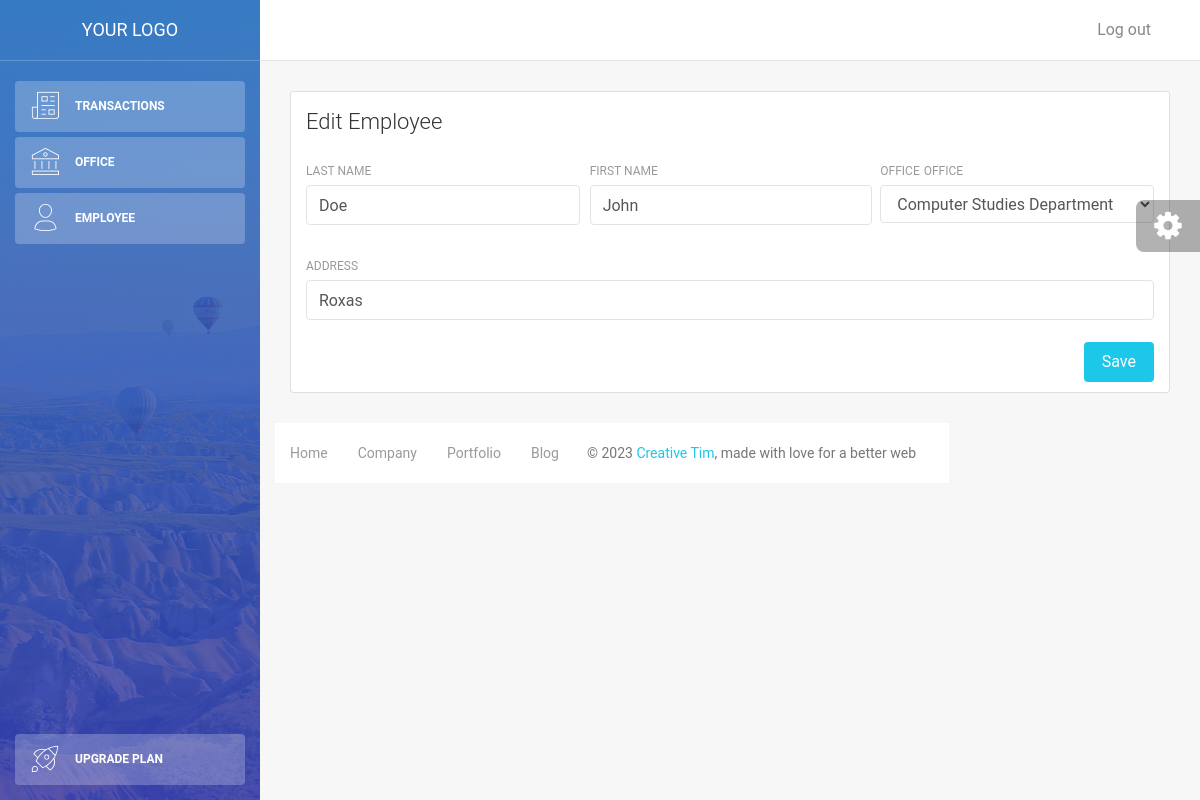
/employee-edit.php?id=2, run on the app's committed database.
### tables this page shows
CREATE TABLE `employee` (
  `id` int(11) NOT NULL,
  `lastname` varchar(45) NOT NULL,
  `firstname` varchar(45) NOT NULL,
  `office_id` int(11) NOT NULL,
  `address` varchar(100) DEFAULT NULL
);

### employee-edit.php (the view, shortened to what this page needs)
<!DOCTYPE html>
<html lang="en">
<head>
    <link rel="stylesheet" href="https://maxcdn.bootstrapcdn.com/font-awesome/latest/css/font-awesome.min.css" />
    <link href="assets/css/bootstrap.min.css" rel="stylesheet" />
    <link href="assets/css/light-bootstrap-dashboard.css?v=2.0.0 " rel="stylesheet" />
    <link href="assets/css/demo.css" rel="stylesheet" />
</head>
<?php
        require "config/db.php";
        $id = $_GET['id'];
        $query_Id = "SELECT * FROM employee WHERE id=$id";
        $result_Id = mysqli_query($conn, $query_Id);
        if(count(array($result_Id))==1){
            $employee = mysqli_fetch_array($result_Id);
            $firstname  = $employee['firstname'];
            $lastname = $employee['lastname'];
            $office_id = $employee['office_id'];
            $address = $employee['address'];
        }
        $query = "SELECT  id, name From  office";
        $employee = mysqli_query($conn, $query);
    ?>
<body>
    <div class="wrapper">
        <div class="sidebar"data-color="blue" data-image="assets/img/sidebar-2.jpg">
            <div class="sidebar-wrapper">
               <?php include('includes/sidebar.php');?>
            </div>
        </div>
        <div class="main-panel">
            <?php include('includes/navbar.php');?>
            <div class="content">
                <div class="container-fluid">
                    <div class="row">
                        <div class="col-md-12">
                            <div class="card">
                                <div class="card-header">
                                    <h4 class="card-title">Edit Employee</h4>
                                </div>
                                <div class="card-body">
                                    <form method="POST" action="<?php $_SERVER['PHP_SELF'];?>">
                                        <div class="row">
                                            <div class="col-md-4 pr-1">
                                                <div class="form-group">
                                                    <label>Last Name</label>
                                                    <input type="text" class="form-control" name= "lastname" value="<?php echo $lastname; ?>">
                                                </div>
                                            </div>
                                            <div class="col-md-4 pr-1">
                                                <div class="form-group">
                                                    <label>First Name</label>
                                                    <input type="text" class="form-control" name="firstname" value="<?php echo $firstname; ?>" >
                                                </div>
                                            </div>
                                            <div class="col-md-4 pl-1">
                                                <div class="form-group">
                                                    <label for="exampleInputEmail1">Office</label>
                                                    <label for="exampleInputEmail">Office</label>
                                                    <select class="form-control" name="office">
                                                        <?php while($employee_row = mysqli_fetch_assoc($employee)):?>
                                                            <?php if($employee_row['id'] == $office_id):?>
                                                                <option value="<?php echo $employee_row['id']; ?>" selected>
                                                                    <?php echo $employee_row['name']; ?>
                                                                </option>
                                                            <?php else:?>
                                                                <option value="<?php echo $employee_row['id']; ?>">
                                                                    <?php echo $employee_row['name']; ?>
                                                                </option>
                                                            <?php endif?>
                                                        <?php endwhile;?>
                                                    </select>
                                                </div>
                                            </div>
                                        </div>
                                        <div class="row">
                                            <div class="col-md-12">
                                                <div class="form-group">
                                                    <label>Address</label>
                                                    <input type="text" class="form-control" name="address" value="<?php echo $address; ?>">
                                                </div>
                                            </div>
                                        </div>
                                        <button type="submit" name="submit" class="btn btn-info btn-fill pull-right">Save</button>
                                       <div class="clearfix"></div>
                                </form>
                    </div>
                </div>
            </div>
            <footer class="footer">
                <div class="container-fluid">
                    <nav>
                        <ul class="footer-menu">
                            <li>
                                <a href="#">
                                    Home
                                </a>
                            </li>
                            <li>
                                <a href="#">
                                    Company
                                </a>
                            </li>
                            <li>
                                <a href="#">
                                    Portfolio
                                </a>
                            </li>
                            <li>
                                <a href="#">
                                    Blog
                                </a>
                            </li>
                        </ul>
                        <p class="copyright text-center">
                            ©
                            <a href="http://www.creative-tim.com">Creative Tim</a>, made with love for a better web
                        </p>
                    </nav>
                </div>
            </footer>
        </div>
    </div>
     <div class="fixed-plugin">
    <div class="dropdown show-dropdown">
        <a href="#" data-toggle="dropdown">
            <i class="fa fa-cog fa-2x"> </i>
        </a>
    </div>
</div>
</body>
</html>

### assets/css/demo.css (style rules this page uses)
.fixed-plugin { position: fixed; top: 200px; right: 0; width: 64px; background: rgba(0, 0, 0, .3); z-index: 1031; border-radius: 8px 0 0 8px; text-align: center; }
.fixed-plugin .fa-cog { color: #FFFFFF; padding: 10px; border-radius: 0 0 6px 6px; width: auto; }

### data on the page
employee: lastname "Doe", firstname "John", address "Roxas"

### other printed values
form field office "Computer Studies Department"
